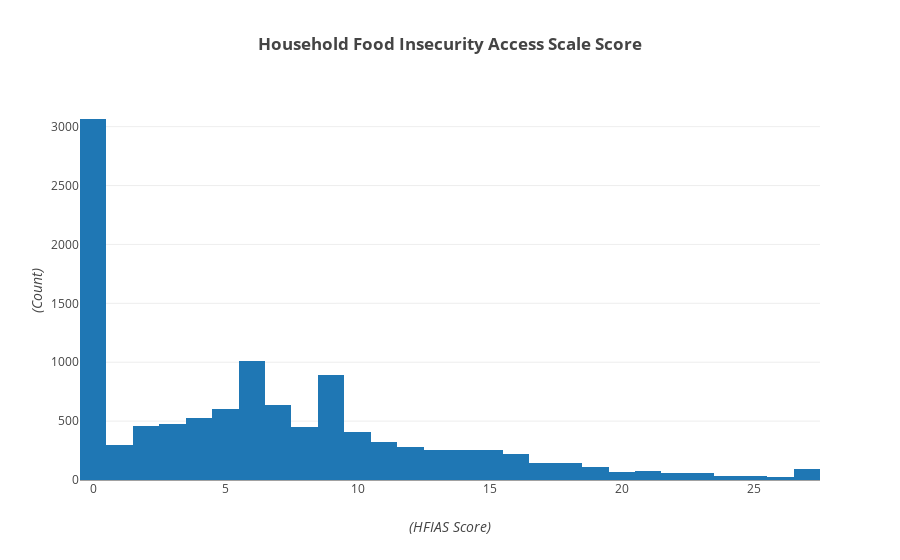

The cell this chart's notebook holds for it:
### Code cell
layout = go.Layout(
    title='<b>Household Food Insecurity Access Scale Score</b>',
    yaxis=dict(
        title='<i>(Count)</i>'
    ),
    xaxis=dict(
        title='<i>(HFIAS Score)</i>'
    )
)

data = [go.Histogram(x = food_insecurities['score'])]
fig = go.Figure(data=data, layout=layout)
py.offline.iplot(fig, filename='hist')

### Figure 1 — Plotly figure (JSON) as saved in the notebook; plotly's stock layout.template omitted (floating-point values rounded to 4 significant figures; data arrays with more than 128 entries replaced by an {"elided": "..."} marker saying what was removed)
{"data": [{"type": "histogram", "uid": "c549aa71-2f3a-443d-b60c-8e3db9380ed0", "x": {"elided": "11260 int values"}}], "layout": {"title": {"text": "<b>Household Food Insecurity Access Scale Score</b>"}, "xaxis": {"title": {"text": "<i>(HFIAS Score)</i>"}}, "yaxis": {"title": {"text": "<i>(Count)</i>"}}}}
